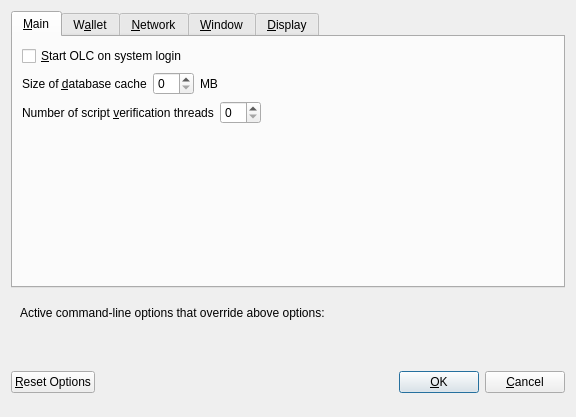
<?xml version="1.0" encoding="UTF-8"?>
<ui version="4.0">
 <class>OptionsDialog</class>
 <widget class="QDialog" name="OptionsDialog">
  <property name="geometry">
   <rect>
    <x>0</x>
    <y>0</y>
    <width>576</width>
    <height>417</height>
   </rect>
  </property>
  <property name="windowTitle">
   <string>Options</string>
  </property>
  <property name="modal">
   <bool>true</bool>
  </property>
  <layout class="QVBoxLayout" name="verticalLayout">
   <item>
    <widget class="QTabWidget" name="tabWidget">
     <property name="currentIndex">
      <number>0</number>
     </property>
     <widget class="QWidget" name="tabMain">
      <attribute name="title">
       <string>&amp;Main</string>
      </attribute>
      <layout class="QVBoxLayout" name="verticalLayout_Main">
       <item>
        <widget class="QCheckBox" name="bitcoinAtStartup">
         <property name="toolTip">
          <string>Automatically start OLC after logging in to the system.</string>
         </property>
         <property name="text">
          <string>&amp;Start OLC on system login</string>
         </property>
        </widget>
       </item>
       <item>
        <layout class="QHBoxLayout" name="horizontalLayout_2_Main">
         <item>
          <widget class="QLabel" name="databaseCacheLabel">
           <property name="text">
            <string>Size of &amp;database cache</string>
           </property>
           <property name="textFormat">
            <enum>Qt::PlainText</enum>
           </property>
           <property name="buddy">
            <cstring>databaseCache</cstring>
           </property>
          </widget>
         </item>
         <item>
          <widget class="QSpinBox" name="databaseCache"/>
         </item>
         <item>
          <widget class="QLabel" name="databaseCacheUnitLabel">
           <property name="text">
            <string>MB</string>
           </property>
           <property name="textFormat">
            <enum>Qt::PlainText</enum>
           </property>
          </widget>
         </item>
         <item>
          <spacer name="horizontalSpacer_2_Main">
           <property name="orientation">
            <enum>Qt::Horizontal</enum>
           </property>
           <property name="sizeHint" stdset="0">
            <size>
             <width>40</width>
             <height>20</height>
            </size>
           </property>
          </spacer>
         </item>
        </layout>
       </item>
       <item>
        <layout class="QHBoxLayout" name="horizontalLayout_3_Main">
         <item>
          <widget class="QLabel" name="threadsScriptVerifLabel">
           <property name="text">
            <string>Number of script &amp;verification threads</string>
           </property>
           <property name="textFormat">
            <enum>Qt::PlainText</enum>
           </property>
           <property name="buddy">
            <cstring>threadsScriptVerif</cstring>
           </property>
          </widget>
         </item>
         <item>
          <widget class="QSpinBox" name="threadsScriptVerif">
           <property name="toolTip">
            <string>(0 = auto, &lt;0 = leave that many cores free)</string>
           </property>
          </widget>
         </item>
         <item>
          <spacer name="horizontalSpacer_3_Main">
           <property name="orientation">
            <enum>Qt::Horizontal</enum>
           </property>
           <property name="sizeHint" stdset="0">
            <size>
             <width>40</width>
             <height>20</height>
            </size>
           </property>
          </spacer>
         </item>
        </layout>
       </item>
       <item>
        <spacer name="verticalSpacer_Main">
         <property name="orientation">
          <enum>Qt::Vertical</enum>
         </property>
         <property name="sizeHint" stdset="0">
          <size>
           <width>20</width>
           <height>40</height>
          </size>
         </property>
        </spacer>
       </item>
      </layout>
     </widget>
     <widget class="QWidget" name="tabWallet">
      <attribute name="title">
       <string>W&amp;allet</string>
      </attribute>
      <layout class="QVBoxLayout" name="verticalLayout_Wallet">
       <item>
        <widget class="QGroupBox" name="groupBox">
         <property name="title">
          <string>Expert</string>
         </property>
         <layout class="QVBoxLayout" name="verticalLayout_2">
          <item>
           <widget class="QCheckBox" name="coinControlFeatures">
            <property name="toolTip">
             <string>Whether to show coin control features or not.</string>
            </property>
            <property name="text">
             <string>Enable coin &amp;control features</string>
            </property>
           </widget>
          </item>
          <item>
           <widget class="QCheckBox" name="showMasternodesTab">
            <property name="toolTip">
             <string>Show additional tab listing all your masternodes in first sub-tab&lt;br/&gt;and all masternodes on the network in second sub-tab.</string>
            </property>
            <property name="text">
             <string>Show Masternodes Tab</string>
            </property>
           </widget>
          </item>
          <item>
           <widget class="QCheckBox" name="spendZeroConfChange">
            <property name="toolTip">
             <string>If you disable the spending of unconfirmed change, the change from a transaction&lt;br/&gt;cannot be used until that transaction has at least one confirmation.&lt;br/&gt;This also affects how your balance is computed.</string>
            </property>
            <property name="text">
             <string>&amp;Spend unconfirmed change</string>
            </property>
           </widget>
          </item>
         </layout>
        </widget>
       </item>
       <item>
        <spacer name="verticalSpacer_Wallet">
         <property name="orientation">
          <enum>Qt::Vertical</enum>
         </property>
         <property name="sizeHint" stdset="0">
          <size>
           <width>20</width>
           <height>40</height>
          </size>
         </property>
        </spacer>
       </item>
      </layout>
     </widget>
     <widget class="QWidget" name="tabNetwork">
      <attribute name="title">
       <string>&amp;Network</string>
      </attribute>
      <layout class="QVBoxLayout" name="verticalLayout_Network">
       <item>
        <widget class="QCheckBox" name="mapPortUpnp">
         <property name="toolTip">
          <string>Automatically open the OLC client port on the router. This only works when your router supports UPnP and it is enabled.</string>
         </property>
         <property name="text">
          <string>Map port using &amp;UPnP</string>
         </property>
        </widget>
       </item>
       <item>
        <widget class="QCheckBox" name="allowIncoming">
         <property name="toolTip">
          <string>Accept connections from outside</string>
         </property>
         <property name="text">
          <string>Allow incoming connections</string>
         </property>
        </widget>
       </item>
       <item>
        <widget class="QCheckBox" name="connectSocks">
         <property name="toolTip">
          <string>Connect to the OLC network through a SOCKS5 proxy.</string>
         </property>
         <property name="text">
          <string>&amp;Connect through SOCKS5 proxy (default proxy):</string>
         </property>
        </widget>
       </item>
       <item>
        <layout class="QHBoxLayout" name="horizontalLayout_1_Network">
         <item>
          <widget class="QLabel" name="proxyIpLabel">
           <property name="text">
            <string>Proxy &amp;IP:</string>
           </property>
           <property name="textFormat">
            <enum>Qt::PlainText</enum>
           </property>
           <property name="buddy">
            <cstring>proxyIp</cstring>
           </property>
          </widget>
         </item>
         <item>
          <widget class="QValidatedLineEdit" name="proxyIp">
           <property name="minimumSize">
            <size>
             <width>140</width>
             <height>0</height>
            </size>
           </property>
           <property name="maximumSize">
            <size>
             <width>140</width>
             <height>16777215</height>
            </size>
           </property>
           <property name="toolTip">
            <string>IP address of the proxy (e.g. IPv4: 127.0.0.1 / IPv6: ::1)</string>
           </property>
          </widget>
         </item>
         <item>
          <widget class="QLabel" name="proxyPortLabel">
           <property name="text">
            <string>&amp;Port:</string>
           </property>
           <property name="textFormat">
            <enum>Qt::PlainText</enum>
           </property>
           <property name="buddy">
            <cstring>proxyPort</cstring>
           </property>
          </widget>
         </item>
         <item>
          <widget class="QLineEdit" name="proxyPort">
           <property name="minimumSize">
            <size>
             <width>55</width>
             <height>0</height>
            </size>
           </property>
           <property name="maximumSize">
            <size>
             <width>55</width>
             <height>16777215</height>
            </size>
           </property>
           <property name="toolTip">
            <string>Port of the proxy (e.g. 9050)</string>
           </property>
          </widget>
         </item>
         <item>
          <spacer name="horizontalSpacer_1_Network">
           <property name="orientation">
            <enum>Qt::Horizontal</enum>
           </property>
           <property name="sizeHint" stdset="0">
            <size>
             <width>40</width>
             <height>20</height>
            </size>
           </property>
          </spacer>
         </item>
        </layout>
       </item>
       <item>
        <spacer name="verticalSpacer_Network">
         <property name="orientation">
          <enum>Qt::Vertical</enum>
         </property>
         <property name="sizeHint" stdset="0">
          <size>
           <width>20</width>
           <height>40</height>
          </size>
         </property>
        </spacer>
       </item>
      </layout>
     </widget>
     <widget class="QWidget" name="tabWindow">
      <attribute name="title">
       <string>&amp;Window</string>
      </attribute>
      <layout class="QVBoxLayout" name="verticalLayout_Window">
       <item>
        <widget class="QCheckBox" name="minimizeToTray">
         <property name="toolTip">
          <string>Show only a tray icon after minimizing the window.</string>
         </property>
         <property name="text">
          <string>&amp;Minimize to the tray instead of the taskbar</string>
         </property>
        </widget>
       </item>
       <item>
        <widget class="QCheckBox" name="minimizeOnClose">
         <property name="toolTip">
          <string>Minimize instead of exit the application when the window is closed. When this option is enabled, the application will be closed only after selecting Quit in the menu.</string>
         </property>
         <property name="text">
          <string>M&amp;inimize on close</string>
         </property>
        </widget>
       </item>
       <item>
        <spacer name="verticalSpacer_Window">
         <property name="orientation">
          <enum>Qt::Vertical</enum>
         </property>
         <property name="sizeHint" stdset="0">
          <size>
           <width>20</width>
           <height>40</height>
          </size>
         </property>
        </spacer>
       </item>
      </layout>
     </widget>
     <widget class="QWidget" name="tabDisplay">
      <attribute name="title">
       <string>&amp;Display</string>
      </attribute>
      <layout class="QVBoxLayout" name="verticalLayout_Display">
       <item>
        <layout class="QHBoxLayout" name="horizontalLayout_1_Display">
         <item>
          <widget class="QLabel" name="langLabel">
           <property name="text">
            <string>User Interface &amp;language:</string>
           </property>
           <property name="textFormat">
            <enum>Qt::PlainText</enum>
           </property>
           <property name="buddy">
            <cstring>lang</cstring>
           </property>
          </widget>
         </item>
         <item>
          <widget class="QValueComboBox" name="lang">
           <property name="toolTip">
            <string>The user interface language can be set here. This setting will take effect after restarting OLC.</string>
           </property>
          </widget>
         </item>
        </layout>
       </item>
       <item>
        <widget class="QLabel" name="label_3">
         <property name="toolTip">
          <string notr="true"/>
         </property>
         <property name="statusTip">
          <string notr="true"/>
         </property>
         <property name="whatsThis">
          <string notr="true"/>
         </property>
         <property name="accessibleName">
          <string notr="true"/>
         </property>
         <property name="text">
          <string>Language missing or translation incomplete? Help contributing translations here:
https://www.transifex.com/olc-project/olc-project-translations</string>
         </property>
         <property name="wordWrap">
          <bool>true</bool>
         </property>
         <property name="openExternalLinks">
          <bool>true</bool>
         </property>
         <property name="textInteractionFlags">
          <set>Qt::TextBrowserInteraction</set>
         </property>
        </widget>
       </item>
       <item>
        <layout class="QHBoxLayout" name="horizontalLayout_4_Display" stretch="0,0">
         <item>
          <widget class="QLabel" name="themeLabel">
           <property name="text">
            <string>User Interface Theme:</string>
           </property>
          </widget>
         </item>
         <item>
          <widget class="QValueComboBox" name="theme"/>
         </item>
        </layout>
       </item>
       <item>
        <widget class="Line" name="line">
         <property name="orientation">
          <enum>Qt::Horizontal</enum>
         </property>
        </widget>
       </item>
       <item>
        <layout class="QHBoxLayout" name="horizontalLayout_2_Display">
         <item>
          <widget class="QLabel" name="unitLabel">
           <property name="text">
            <string>&amp;Unit to show amounts in:</string>
           </property>
           <property name="textFormat">
            <enum>Qt::PlainText</enum>
           </property>
           <property name="buddy">
            <cstring>unit</cstring>
           </property>
          </widget>
         </item>
         <item>
          <widget class="QValueComboBox" name="unit">
           <property name="toolTip">
            <string>Choose the default subdivision unit to show in the interface and when sending coins.</string>
           </property>
          </widget>
         </item>
        </layout>
       </item>
       <item>
        <layout class="QHBoxLayout" name="horizontalLayout_5_Display">
         <item>
          <widget class="QLabel" name="digitsLabel">
           <property name="text">
            <string>Decimal digits</string>
           </property>
          </widget>
         </item>
         <item>
          <widget class="QValueComboBox" name="digits"/>
         </item>
        </layout>
       </item>
       <item>
        <layout class="QHBoxLayout" name="horizontalLayout_3_Display">
         <item>
          <widget class="QLabel" name="thirdPartyTxUrlsLabel">
           <property name="toolTip">
            <string>Third party URLs (e.g. a block explorer) that appear in the transactions tab as context menu items. %s in the URL is replaced by transaction hash. Multiple URLs are separated by vertical bar |.</string>
           </property>
           <property name="text">
            <string>Third party transaction URLs</string>
           </property>
           <property name="buddy">
            <cstring>thirdPartyTxUrls</cstring>
           </property>
          </widget>
         </item>
         <item>
          <widget class="QLineEdit" name="thirdPartyTxUrls">
           <property name="toolTip">
            <string>Third party URLs (e.g. a block explorer) that appear in the transactions tab as context menu items. %s in the URL is replaced by transaction hash. Multiple URLs are separated by vertical bar |.</string>
           </property>
          </widget>
         </item>
        </layout>
       </item>
       <item>
        <spacer name="verticalSpacer">
         <property name="orientation">
          <enum>Qt::Vertical</enum>
         </property>
         <property name="sizeHint" stdset="0">
          <size>
           <width>20</width>
           <height>40</height>
          </size>
         </property>
        </spacer>
       </item>
      </layout>
     </widget>
    </widget>
   </item>
   <item>
    <widget class="QFrame" name="frame">
     <layout class="QVBoxLayout" name="verticalLayout_Bottom">
      <item>
       <layout class="QHBoxLayout" name="horizontalLayout_Bottom">
        <item>
         <widget class="QLabel" name="overriddenByCommandLineInfoLabel">
          <property name="text">
           <string>Active command-line options that override above options:</string>
          </property>
          <property name="textFormat">
           <enum>Qt::PlainText</enum>
          </property>
         </widget>
        </item>
        <item>
         <spacer name="horizontalSpacer_Bottom">
          <property name="orientation">
           <enum>Qt::Horizontal</enum>
          </property>
          <property name="sizeHint" stdset="0">
           <size>
            <width>40</width>
            <height>20</height>
           </size>
          </property>
         </spacer>
        </item>
       </layout>
      </item>
      <item>
       <widget class="QLabel" name="overriddenByCommandLineLabel">
        <property name="text">
         <string/>
        </property>
        <property name="textFormat">
         <enum>Qt::PlainText</enum>
        </property>
        <property name="wordWrap">
         <bool>true</bool>
        </property>
       </widget>
      </item>
     </layout>
    </widget>
   </item>
   <item>
    <layout class="QHBoxLayout" name="horizontalLayout_Buttons">
     <item>
      <widget class="QPushButton" name="resetButton">
       <property name="toolTip">
        <string>Reset all client options to default.</string>
       </property>
       <property name="text">
        <string>&amp;Reset Options</string>
       </property>
       <property name="autoDefault">
        <bool>false</bool>
       </property>
      </widget>
     </item>
     <item>
      <spacer name="horizontalSpacer_1">
       <property name="orientation">
        <enum>Qt::Horizontal</enum>
       </property>
       <property name="sizeHint" stdset="0">
        <size>
         <width>40</width>
         <height>48</height>
        </size>
       </property>
      </spacer>
     </item>
     <item>
      <widget class="QLabel" name="statusLabel">
       <property name="minimumSize">
        <size>
         <width>200</width>
         <height>0</height>
        </size>
       </property>
       <property name="font">
        <font>
         <weight>75</weight>
         <bold>true</bold>
        </font>
       </property>
       <property name="text">
        <string/>
       </property>
       <property name="textFormat">
        <enum>Qt::PlainText</enum>
       </property>
       <property name="wordWrap">
        <bool>true</bool>
       </property>
      </widget>
     </item>
     <item>
      <spacer name="horizontalSpacer_2">
       <property name="orientation">
        <enum>Qt::Horizontal</enum>
       </property>
       <property name="sizeHint" stdset="0">
        <size>
         <width>40</width>
         <height>48</height>
        </size>
       </property>
      </spacer>
     </item>
     <item>
      <widget class="QPushButton" name="okButton">
       <property name="text">
        <string>&amp;OK</string>
       </property>
       <property name="autoDefault">
        <bool>false</bool>
       </property>
       <property name="default">
        <bool>true</bool>
       </property>
      </widget>
     </item>
     <item>
      <widget class="QPushButton" name="cancelButton">
       <property name="text">
        <string>&amp;Cancel</string>
       </property>
       <property name="autoDefault">
        <bool>false</bool>
       </property>
      </widget>
     </item>
    </layout>
   </item>
  </layout>
 </widget>
 <customwidgets>
  <customwidget>
   <class>QValidatedLineEdit</class>
   <extends>QLineEdit</extends>
   <header>qvalidatedlineedit.h</header>
  </customwidget>
  <customwidget>
   <class>QValueComboBox</class>
   <extends>QComboBox</extends>
   <header>qvaluecombobox.h</header>
  </customwidget>
 </customwidgets>
 <resources/>
 <connections/>
</ui>
